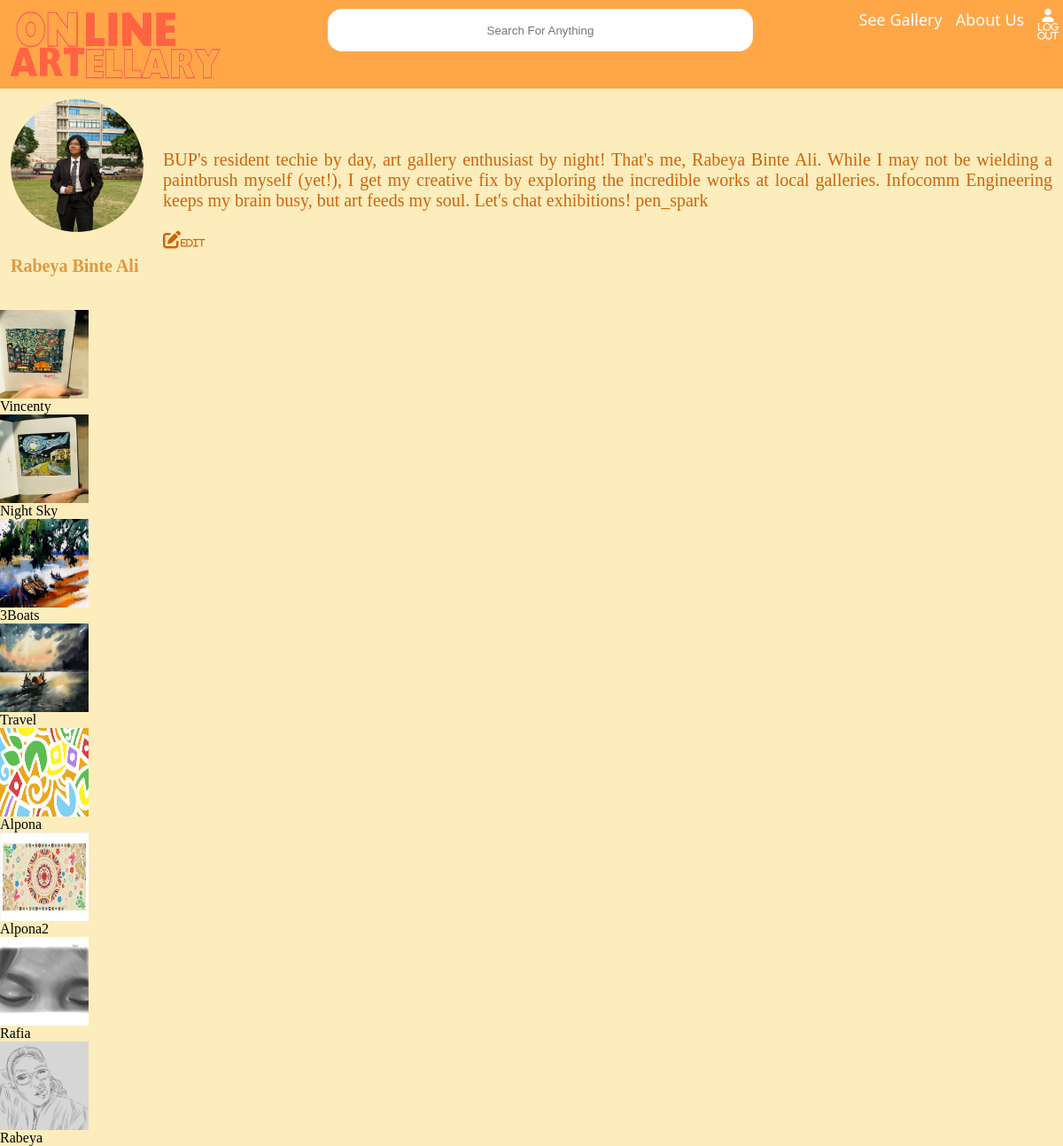
/home.php (signed in), run on the app's committed database.
### tables this page shows
CREATE TABLE `users` (
  `ID` int(11) NOT NULL,
  `NAME` varchar(80) NOT NULL,
  `EMAIL` varchar(320) NOT NULL,
  `BIO` varchar(500) NOT NULL,
  `img_path` varchar(350) NOT NULL
);

CREATE TABLE `arts` (
  `ID` int(11) NOT NULL,
  `CreatorID` int(11) NOT NULL,
  `Category` varchar(10) NOT NULL,
  `CreationDate` date NOT NULL,
  `Likes` bigint(20) NOT NULL DEFAULT 0,
  `SellingDate` date DEFAULT NULL,
  `BuyerID` int(11) DEFAULT NULL,
  `Price` bigint(20) NOT NULL,
  `img_path` varchar(320) DEFAULT NULL,
  `Title` varchar(60) NOT NULL,
  `Tags` varchar(350) NOT NULL,
  `Description` varchar(500) NOT NULL
);

### home.php (the view, shortened to what this page needs)
<?php
    if (!isset($_SESSION['id'])){
        $msg ='ACCESS DENIED!';
        echo "alert('$msg')" ;
        echo "location.href='login.php'";
    }else{
        $id=$_SESSION['id'];
    }
?>
<html>
<head>
    <link rel="stylesheet" type="text/css" href="main.css">
    <link rel="stylesheet" type="text/css" href="home.css">
</head>
<body >
    <div class="header">
        <img src="img/logo.png" onclick="location.href='home.php'">
        <form action="arts.php" method="post"><input type="text" name="searchTopic" placeholder="Search For Anything"></form>
        <a href="Logout.php" style="font-size: 15px;"><i class="fas fa-user"><text style="font-size:10px"><br>Log<br>Out</i></a></text>
        <a href="aboutus.php"> About Us</a>
        <a href="gallery.php"> See Gallery</a>
    </div>
    <div class="main-body">
        <div class="artist-section">
            <table>
                <tr>
                    <td>
                    <img src = "artist/<?php
                    $sql="SELECT * from users where id='$id'";
                    $result = mysqli_query($con, $sql);
                    $count = mysqli_num_rows($result);
                    if($count==1){
                    $row=$result->fetch_assoc();
                    echo "".$row["img_path"];
                    }else{
                        echo "error occured in fetching user image";
                    }
                ?>">
                    <h4> <?php echo $row['NAME'];?> </h4>
                    </td>
                    <td>
                        <?php if($count==1){echo $row["BIO"];}?>
                        <br>
                        <br>
                        <i class="fas fa-edit" onclick="location.href='editprofile.php'"><text style="font-size:10px;">Edit</text></i>
                    </td>
                </tr>
            </table>
        </div>
        <div class="container mt-4">
        <div class="row">
            <?php $sql = "SELECT * from arts;";
							$result = $con->query($sql);
							while($row = $result->fetch_assoc()){
			?>
                <div class="col-md-4">
                    <div class="card-mb-4">
                        <img src=<?php echo "img/".$row['img_path']; ?>
                        <text><?php echo $row["Title"];?></text>
                    </div>
                </div>
                <?php } ?>
    </div>
    </div>
</body>
</html>

### main.css (style rules this page uses)
body { background-color: #fdedbc; height:100%; padding:0%; margin: 0%; width: 100%; overflow-x: hidden; }
.main-body { overflow-y: visible; }
.header { background-color: #ffa647; padding: 10px 10px; width: 100%; height: 10%; }
.header img { width: 20%; height:100%; float: left; padding-right:10%; }
.header a { float:right; color: rgb(255, 255, 255); text-align: center; padding-right:15px; text-decoration: none; font-size: 18px; line-height: 25px; border-radius: 4px; font-family: 'Segoe UI', Tahoma, Geneva, Verdana, sans-serif; }
.header form { width: 40%; height: 60%; border: 0px; float: inline-start; }
.header input[type=text] { border: 0px; width: 100%; height: 100%; border-radius: 16px; text-align: center; }

### home.css (style rules this page uses)
.artist-section img { width: 150px; height: 150px; border-radius: 100%; overflow: hidden; vertical-align: middle; padding: 0%; }
.artist-section table { border:0; padding: 0%; width:100%; }
.artist-section td { padding: 10px; margin-top: 0; text-align: justify; width: auto; color: rgb(208, 99, 10); font-size: 20px; font-family: 'sans-serif'; }
.card-mb-4 img { width: 440px; height: 440px; border: 5px; display: inline-block; }
.card-mb-4 img { width: 100px; height: 100px; border: 5px; border-color: black; display: block; }
h4 { font-family: cursive; color: rgb(224, 153, 66); padding:0%; font-weight:15px; }

### data on the page
users: img_path (picture), NAME "Rabeya Binte Ali", BIO "BUP's resident techie by day, art gallery enthusiast by night! That's me, Rabeya Binte Ali. While I may not be wielding a paintbrush myself (yet!), I get my creative fix by exploring the incredible works at local galleries. Infocomm Engineering keeps my brain busy, but art feeds my soul. Let's chat exhibitions! pen_spark"
arts: img_path (picture), Title "Vincenty"
arts: img_path (picture), Title "Night Sky"
arts: img_path (picture), Title "3Boats"
arts: img_path (picture), Title "Travel"
arts: img_path (picture), Title "Alpona"
arts: img_path (picture), Title "Alpona2"
arts: img_path (picture), Title "Rafia"
arts: img_path (picture), Title "Rabeya"
